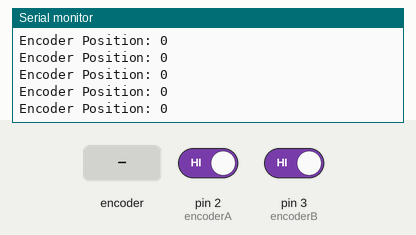
A sketch run on a simulated Arduino Uno, built with avr-gcc and run on an emulated ATmega328P. On the bench: the last lines printed to the serial monitor. Inputs (shaded band) come from the test bench; at power-on: pin 2 (encoderA) HIGH, pin 3 (encoderB) HIGH.

Above: at 1.2 s.
1.3 s: rotary encoder on pin 2 (encoderA) / pin 3 (encoderB) turned 1 step (first pin leading)
At 1.31 s:
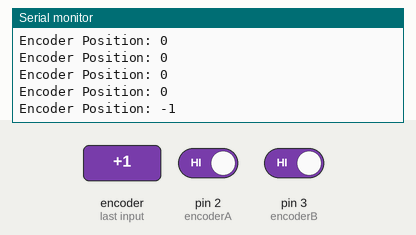
3.0 s: rotary encoder on pin 2 (encoderA) / pin 3 (encoderB) turned 1 step (first pin leading)
At 3.01 s:
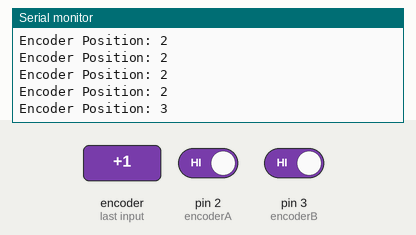
Timing chart, 0 to 6.0 s (numbered marks = the images above; inputs shaded):
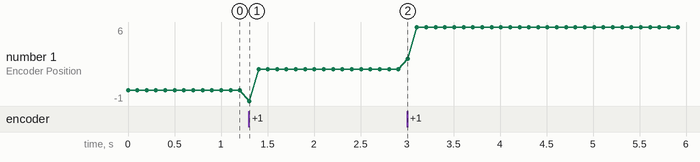

The sketch:

motor_prueba2.ino
```cpp
// Define encoder pins
const int encoderA = 2; // Connect to the yellow wire (Encoder A)
const int encoderB = 3; // Connect to the green wire (Encoder B)

// Variables to track encoder position
volatile long encoderPosition = 0;
int lastEncoded = 0;

void setup() {
  // Initialize serial communication
  Serial.begin(9600);

  // Set encoder pins as inputs
  pinMode(encoderA, INPUT);
  pinMode(encoderB, INPUT);

  // Attach interrupts for encoder pins
  attachInterrupt(digitalPinToInterrupt(encoderA), updateEncoder, CHANGE);
  attachInterrupt(digitalPinToInterrupt(encoderB), updateEncoder, CHANGE);
}

void loop() {
  // Print the encoder position to the Serial Monitor
  Serial.print("Encoder Position: ");
  Serial.println(encoderPosition);
  delay(100); // Small delay for readability
}

// Interrupt service routine to update encoder position
void updateEncoder() {
  int MSB = digitalRead(encoderA); // Most significant bit
  int LSB = digitalRead(encoderB); // Least significant bit

  int encoded = (MSB << 1) | LSB; // Combine the two bits
  int sum = (lastEncoded << 2) | encoded; // Track state changes

  // Update position based on state changes
  if (sum == 0b1101 || sum == 0b0100 || sum == 0b0010 || sum == 0b1011) {
    encoderPosition++;
  } else if (sum == 0b1110 || sum == 0b0111 || sum == 0b0001 || sum == 0b1000) {
    encoderPosition--;
  }

  lastEncoded = encoded; // Store the current state
}
```

Measured:
- after the input at 1.3 s, the serial monitor: prints a new line at once (image 1)
- after the input at 3.0 s, the serial monitor: prints a new line at once (image 2)
- plotted number 1: 0 → 2 after the input at 1.3 s, 2 → 6 after the input at 3.0 s
